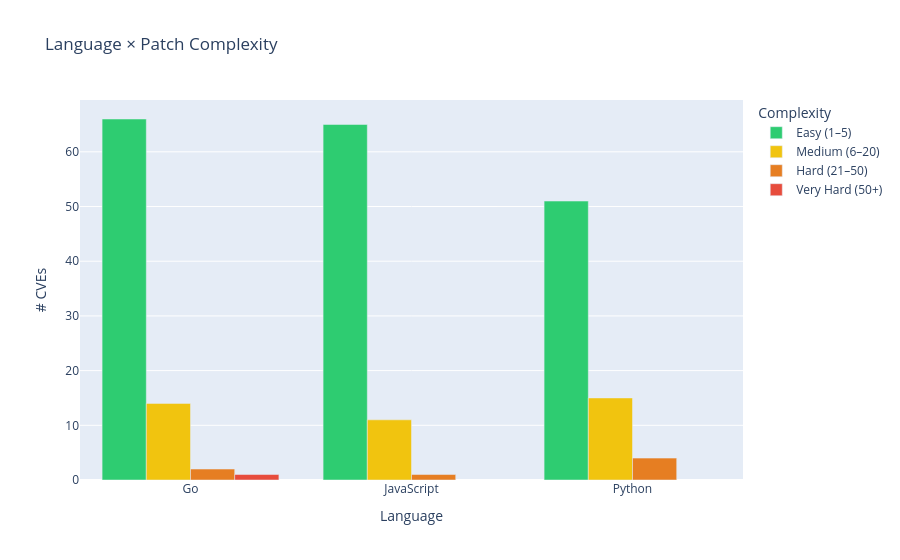

Notebook code for this chart:
### Code cell
# ── Language × Patch Complexity ────────────────────────────────────────────────
lang_complexity = (
    df.groupby(["language", "complexity"])["cve_id"]
    .count()
    .reset_index()
    .rename(columns={"cve_id": "count"})
)
lang_complexity["complexity"] = pd.Categorical(
    lang_complexity["complexity"], categories=COMPLEXITY_ORDER, ordered=True
)
lang_complexity = lang_complexity.sort_values(["language", "complexity"])

fig = px.bar(
    lang_complexity, x="language", y="count",
    color="complexity",
    barmode="group",
    title="Language × Patch Complexity",
    category_orders={"complexity": COMPLEXITY_ORDER},
    color_discrete_map={
        "Easy (1–5)"    : "#2ecc71",
        "Medium (6–20)" : "#f1c40f",
        "Hard (21–50)"  : "#e67e22",
        "Very Hard (50+)": "#e74c3c",
    },
)
fig.update_layout(xaxis_title="Language", yaxis_title="# CVEs", legend_title="Complexity")
fig.show()

### Figure 1 — Plotly figure (JSON) as saved in the notebook; plotly's stock layout.template omitted (floating-point values rounded to 4 significant figures)
{"data": [{"alignmentgroup": "True", "hovertemplate": "complexity=Easy (1–5)<br>language=%{x}<br>count=%{y}<extra></extra>", "legendgroup": "Easy (1–5)", "marker": {"color": "#2ecc71", "pattern": {"shape": ""}}, "name": "Easy (1–5)", "offsetgroup": "Easy (1–5)", "orientation": "v", "showlegend": true, "textposition": "auto", "type": "bar", "x": ["Go", "JavaScript", "Python"], "xaxis": "x", "y": [66, 65, 51], "yaxis": "y"}, {"alignmentgroup": "True", "hovertemplate": "complexity=Medium (6–20)<br>language=%{x}<br>count=%{y}<extra></extra>", "legendgroup": "Medium (6–20)", "marker": {"color": "#f1c40f", "pattern": {"shape": ""}}, "name": "Medium (6–20)", "offsetgroup": "Medium (6–20)", "orientation": "v", "showlegend": true, "textposition": "auto", "type": "bar", "x": ["Go", "JavaScript", "Python"], "xaxis": "x", "y": [14, 11, 15], "yaxis": "y"}, {"alignmentgroup": "True", "hovertemplate": "complexity=Hard (21–50)<br>language=%{x}<br>count=%{y}<extra></extra>", "legendgroup": "Hard (21–50)", "marker": {"color": "#e67e22", "pattern": {"shape": ""}}, "name": "Hard (21–50)", "offsetgroup": "Hard (21–50)", "orientation": "v", "showlegend": true, "textposition": "auto", "type": "bar", "x": ["Go", "JavaScript", "Python"], "xaxis": "x", "y": [2, 1, 4], "yaxis": "y"}, {"alignmentgroup": "True", "hovertemplate": "complexity=Very Hard (50+)<br>language=%{x}<br>count=%{y}<extra></extra>", "legendgroup": "Very Hard (50+)", "marker": {"color": "#e74c3c", "pattern": {"shape": ""}}, "name": "Very Hard (50+)", "offsetgroup": "Very Hard (50+)", "orientation": "v", "showlegend": true, "textposition": "auto", "type": "bar", "x": ["Go"], "xaxis": "x", "y": [1], "yaxis": "y"}], "layout": {"barmode": "group", "legend": {"title": {"text": "Complexity"}, "tracegroupgap": 0}, "title": {"text": "Language × Patch Complexity"}, "xaxis": {"anchor": "y", "domain": [0, 1], "title": {"text": "Language"}}, "yaxis": {"anchor": "x", "domain": [0, 1], "title": {"text": "# CVEs"}}}}
